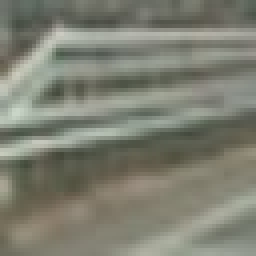
#> input picture datasets/smallset/image0057.jpeg, 64 x 64 px (shown 4 times larger); its folder holds 4 pictures in this run
$ python search_classify.py   (older library calls are emulated)
#> lines starting #> are read from the running program, lines starting #| are printed output that depends on the picture
### lesson_functions.py
import matplotlib.image as mpimg
import numpy as np
import cv2
from skimage.feature import hog
# Define a function to return HOG features and visualization

# [7 lines left out: function convert_color, not called in this run]

def get_hog_features(img, orient, pix_per_cell, cell_per_block,
                        vis=False, feature_vec=True):
    # Call with two outputs if vis==True
    if vis == True:
        features, hog_image = hog(img, orientations=orient,
                                  pixels_per_cell=(pix_per_cell, pix_per_cell),
                                  block_norm= 'L2-Hys',
                                  cells_per_block=(cell_per_block, cell_per_block),
                                  transform_sqrt=True,
                                  visualize=vis, feature_vector=feature_vec)
        return features, hog_image
    # Otherwise call with one output
    else:
        features = hog(img, orientations=orient,
                       pixels_per_cell=(pix_per_cell, pix_per_cell),
                       cells_per_block=(cell_per_block, cell_per_block),
                       block_norm= 'L2-Hys',
                       transform_sqrt=True,
                       visualize=vis, feature_vector=feature_vec)
        return features

# Define a function to compute binned color features
def bin_spatial(img, size=(32, 32)):
    # Use cv2.resize().ravel() to create the feature vector
    features = cv2.resize(img, size).ravel()
    # Return the feature vector
    return features

# Define a function to compute color histogram features
# NEED TO CHANGE bins_range if reading .png files with mpimg!
def color_hist(img, nbins=32, bins_range=(0, 256)):
    # Compute the histogram of the color channels separately
    channel1_hist = np.histogram(img[:,:,0], bins=nbins, range=bins_range)
    channel2_hist = np.histogram(img[:,:,1], bins=nbins, range=bins_range)
    channel3_hist = np.histogram(img[:,:,2], bins=nbins, range=bins_range)
    # Concatenate the histograms into a single feature vector
    hist_features = np.concatenate((channel1_hist[0], channel2_hist[0], channel3_hist[0]))
    # Return the individual histograms, bin_centers and feature vector
    return hist_features

# Define a function to extract features from a list of images
# Have this function call bin_spatial() and color_hist()
def extract_features(imgs, color_space='RGB', spatial_size=(32, 32),
                        hist_bins=32, orient=9,
                        pix_per_cell=8, cell_per_block=2, hog_channel=0,
                        spatial_feat=True, hist_feat=True, hog_feat=True):
    # Create a list to append feature vectors to
    features = []
    # Iterate through the list of images
    for file in imgs:
        file_features = []
        # Read in each one by one
        image = mpimg.imread(file)
        # apply color conversion if other than 'RGB'
        if color_space != 'RGB':
            if color_space == 'HSV':
                feature_image = cv2.cvtColor(image, cv2.COLOR_RGB2HSV)
            elif color_space == 'LUV':
                feature_image = cv2.cvtColor(image, cv2.COLOR_RGB2LUV)
            elif color_space == 'HLS':
                feature_image = cv2.cvtColor(image, cv2.COLOR_RGB2HLS)
            elif color_space == 'YUV':
                feature_image = cv2.cvtColor(image, cv2.COLOR_RGB2YUV)
            elif color_space == 'YCrCb':
                feature_image = cv2.cvtColor(image, cv2.COLOR_RGB2YCrCb)
        else: feature_image = np.copy(image)

        if spatial_feat == True:
            spatial_features = bin_spatial(feature_image, size=spatial_size)
            file_features.append(spatial_features)
        if hist_feat == True:
            # Apply color_hist()
            hist_features = color_hist(feature_image, nbins=hist_bins)
            file_features.append(hist_features)
        if hog_feat == True:
        # Call get_hog_features() with vis=False, feature_vec=True
            if hog_channel == 'ALL':
                hog_features = []
                for channel in range(feature_image.shape[2]):
                    hog_features.append(get_hog_features(feature_image[:,:,channel],
                                        orient, pix_per_cell, cell_per_block,
                                        vis=False, feature_vec=True))
                hog_features = np.ravel(hog_features)
            else:
                hog_features = get_hog_features(feature_image[:,:,hog_channel], orient,
                            pix_per_cell, cell_per_block, vis=False, feature_vec=True)
            # Append the new feature vector to the features list
            file_features.append(hog_features)
        features.append(np.concatenate(file_features))
    # Return list of feature vectors
    return features

# Define a function that takes an image,
# start and stop positions in both x and y,
# window size (x and y dimensions),
# and overlap fraction (for both x and y)
# [51 lines left out: functions slide_window, draw_boxes, not called in this run]

### search_classify.py
import matplotlib.image as mpimg
import matplotlib.pyplot as plt
import numpy as np
import cv2
import glob
import time
from sklearn.svm import LinearSVC
from sklearn.preprocessing import StandardScaler
from skimage.feature import hog
from lesson_functions import *
# NOTE: the next import is only valid for scikit-learn version <= 0.17
# for scikit-learn >= 0.18 use:
from sklearn.model_selection import train_test_split
#from sklearn.cross_validation import train_test_split

# Define a function to extract features from a single image window
# This function is very similar to extract_features()
# just for a single image rather than list of images
# [77 lines left out: functions single_img_features, search_windows, not called in this run]


# Read in cars and notcars
images = glob.glob('datasets/smallset/*.jpeg')
cars = []
notcars = []
for image in images:
    if 'image' in image or 'extra' in image:
        notcars.append(image)
    else:
        cars.append(image)

# Reduce the sample size because
# The quiz evaluator times out after 13s of CPU time
sample_size = 500
cars = cars[0:sample_size]
notcars = notcars[0:sample_size]

### TODO: Tweak these parameters and see how the results change.
color_space = 'RGB' # Can be RGB, HSV, LUV, HLS, YUV, YCrCb
orient = 9  # HOG orientations
pix_per_cell = 8 # HOG pixels per cell
cell_per_block = 2 # HOG cells per block
hog_channel = 0 # Can be 0, 1, 2, or "ALL"
spatial_size = (16, 16) # Spatial binning dimensions
hist_bins = 16    # Number of histogram bins
spatial_feat = True # Spatial features on or off
hist_feat = True # Histogram features on or off
hog_feat = True # HOG features on or off
y_start_stop = [None, None] # Min and max in y to search in slide_window()

car_features = extract_features(cars, color_space=color_space,
                        spatial_size=spatial_size, hist_bins=hist_bins,
                        orient=orient, pix_per_cell=pix_per_cell,
                        cell_per_block=cell_per_block,
                        hog_channel=hog_channel, spatial_feat=spatial_feat,
                        hist_feat=hist_feat, hog_feat=hog_feat)
notcar_features = extract_features(notcars, color_space=color_space,
                        spatial_size=spatial_size, hist_bins=hist_bins,
                        orient=orient, pix_per_cell=pix_per_cell,
                        cell_per_block=cell_per_block,
                        hog_channel=hog_channel, spatial_feat=spatial_feat,
                        hist_feat=hist_feat, hog_feat=hog_feat)
#> call 2 of extract_features, with color_space = 'RGB', spatial_size = (16, 16), hist_bins = 16, orient = 9, pix_per_cell = 8, cell_per_block = 2, hog_channel = 0, spatial_feat = True
#> in extract_features, image is the input picture: shape (64, 64, 3); mean R, G, B 125.7, 127.2, 114
#> in bin_spatial, `features = cv2.resize(img, size).ravel()`: features = 768 values, max 196 at index 433, min 65 at index 542, mean 121.8
#> in extract_features (call 2), `spatial_features = bin_spatial(feature_image, size=spatial_size)`: spatial_features has the same summary as features in bin_spatial
#> in color_hist, `hist_features = np.concatenate((channel1_hist[0], channel2_hist[0], ch..`: hist_features = 48 values, max 1086 at index 8, min 0 at index 0, mean 256
#> in get_hog_features, `features = hog(img, orientations=orient, pixels_per_cell=(pix_per_cell..`: features = 1764 values, max 0.447 at index 220, min 0 at index 53, mean 0.105
#> in get_hog_features, `features = hog(img, orientations=orient, pixels_per_cell=(pix_per_cell..`:
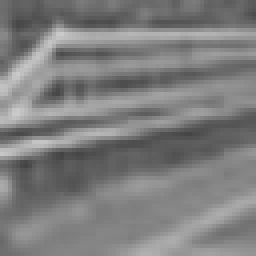
#> img: shape (64, 64) (shown 4 times larger); min 68, max 203, mean 125.7
#> in extract_features (call 2), `hog_features = get_hog_features(feature_image[:,:,hog_channel], orient..`: hog_features has the same summary as features in get_hog_features
#> pass 2 of the loop in extract_features, `for file in imgs:`:
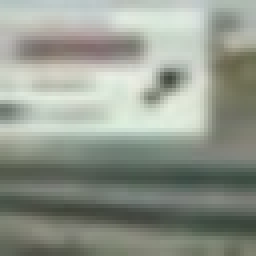
#> input picture datasets/smallset/image0119.jpeg, 64 x 64 px (shown 4 times larger)
#> in extract_features, image is the input picture: shape (64, 64, 3); mean R, G, B 145.9, 152.2, 141.4
#> spatial_features = 768 values, max 235 at index 358, min 64 at index 647, mean 146.1
#> in extract_features (call 2), `hist_features = color_hist(feature_image, nbins=hist_bins)`: hist_features = 48 values, max 722 at index 39, min 0 at index 0, mean 256
#> in get_hog_features (call 2), `features = hog(img, orientations=orient, pixels_per_cell=(pix_per_cell..`: features = 1764 values, max 0.588 at index 58, min 0 at index 10, mean 0.0925
#> in get_hog_features (call 2), `features = hog(img, orientations=orient, pixels_per_cell=(pix_per_cell..`:
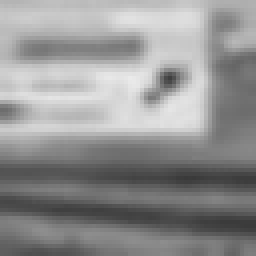
#> img: shape (64, 64) (shown 4 times larger); min 58, max 234, mean 145.9
#> hog_features has the same summary as features in get_hog_features
#> pass 3 of the loop in extract_features, `for file in imgs:`:
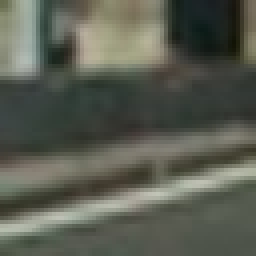
#> input picture datasets/smallset/image0218.jpeg, 64 x 64 px (shown 4 times larger)
#> in extract_features, image is the input picture: shape (64, 64, 3); mean R, G, B 89.9, 93.2, 81.8
#> spatial_features = 768 values, max 189 at index 565, min 10 at index 140, mean 88.58
#> in extract_features (call 2), `hist_features = color_hist(feature_image, nbins=hist_bins)`: hist_features = 48 values, max 1053 at index 35, min 0 at index 13, mean 256
#> in get_hog_features (call 3), `features = hog(img, orientations=orient, pixels_per_cell=(pix_per_cell..`: features = 1764 values, max 0.493 at index 778, min 0 at index 6, mean 0.104
#> in get_hog_features (call 3), `features = hog(img, orientations=orient, pixels_per_cell=(pix_per_cell..`:
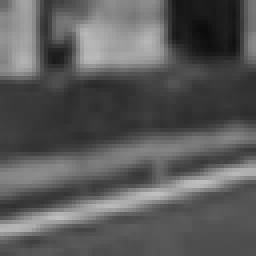
#> img: shape (64, 64) (shown 4 times larger); min 11, max 192, mean 89.9
#> hog_features has the same summary as features in get_hog_features
#> the loop made 4 passes; the first 3 are shown

# Create an array stack of feature vectors
#> (the run stopped early here; a loop or call above may not have finished)
